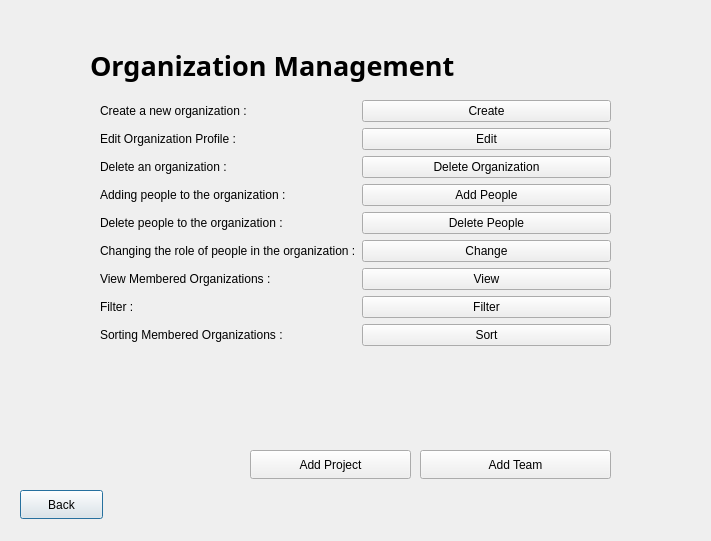
<?xml version="1.0" encoding="UTF-8"?>
<ui version="4.0">
 <class>Organization_Page</class>
 <widget class="QDialog" name="Organization_Page">
  <property name="geometry">
   <rect>
    <x>0</x>
    <y>0</y>
    <width>711</width>
    <height>541</height>
   </rect>
  </property>
  <property name="windowTitle">
   <string>Dialog</string>
  </property>
  <widget class="QPushButton" name="pushButton">
   <property name="geometry">
    <rect>
     <x>20</x>
     <y>490</y>
     <width>83</width>
     <height>29</height>
    </rect>
   </property>
   <property name="text">
    <string>Back</string>
   </property>
  </widget>
  <widget class="QLabel" name="label">
   <property name="geometry">
    <rect>
     <x>90</x>
     <y>30</y>
     <width>621</width>
     <height>71</height>
    </rect>
   </property>
   <property name="font">
    <font>
     <family>Rockwell Extra Bold</family>
     <pointsize>20</pointsize>
     <bold>true</bold>
    </font>
   </property>
   <property name="text">
    <string>Organization Management</string>
   </property>
  </widget>
  <widget class="QWidget" name="formLayoutWidget">
   <property name="geometry">
    <rect>
     <x>100</x>
     <y>100</y>
     <width>511</width>
     <height>331</height>
    </rect>
   </property>
   <layout class="QFormLayout" name="formLayout">
    <item row="0" column="0">
     <widget class="QLabel" name="label_2">
      <property name="text">
       <string>Create a new organization :</string>
      </property>
     </widget>
    </item>
    <item row="0" column="1">
     <widget class="QPushButton" name="pushButton_2">
      <property name="text">
       <string>Create</string>
      </property>
     </widget>
    </item>
    <item row="1" column="0">
     <widget class="QLabel" name="label_3">
      <property name="text">
       <string>Edit Organization Profile :</string>
      </property>
     </widget>
    </item>
    <item row="1" column="1">
     <widget class="QPushButton" name="pushButton_3">
      <property name="text">
       <string>Edit</string>
      </property>
     </widget>
    </item>
    <item row="2" column="0">
     <widget class="QLabel" name="label_4">
      <property name="text">
       <string>Delete an organization :</string>
      </property>
     </widget>
    </item>
    <item row="2" column="1">
     <widget class="QPushButton" name="pushButton_4">
      <property name="text">
       <string>Delete Organization</string>
      </property>
     </widget>
    </item>
    <item row="3" column="0">
     <widget class="QLabel" name="label_5">
      <property name="text">
       <string>Adding people to the organization :</string>
      </property>
     </widget>
    </item>
    <item row="3" column="1">
     <widget class="QPushButton" name="pushButton_5">
      <property name="text">
       <string>Add People</string>
      </property>
     </widget>
    </item>
    <item row="4" column="0">
     <widget class="QLabel" name="label_7">
      <property name="text">
       <string>Delete people to the organization :</string>
      </property>
     </widget>
    </item>
    <item row="4" column="1">
     <widget class="QPushButton" name="pushButton_6">
      <property name="text">
       <string>Delete People</string>
      </property>
     </widget>
    </item>
    <item row="5" column="0">
     <widget class="QLabel" name="label_8">
      <property name="text">
       <string>Changing the role of people in the organization :</string>
      </property>
     </widget>
    </item>
    <item row="5" column="1">
     <widget class="QPushButton" name="pushButton_7">
      <property name="text">
       <string>Change</string>
      </property>
     </widget>
    </item>
    <item row="6" column="0">
     <widget class="QLabel" name="label_6">
      <property name="text">
       <string>View Membered Organizations : </string>
      </property>
     </widget>
    </item>
    <item row="6" column="1">
     <widget class="QPushButton" name="pushButton_9">
      <property name="text">
       <string>View</string>
      </property>
     </widget>
    </item>
    <item row="7" column="0">
     <widget class="QLabel" name="label_9">
      <property name="text">
       <string>Filter : </string>
      </property>
     </widget>
    </item>
    <item row="7" column="1">
     <widget class="QPushButton" name="pushButton_8">
      <property name="text">
       <string>Filter</string>
      </property>
     </widget>
    </item>
    <item row="8" column="0">
     <widget class="QLabel" name="label_10">
      <property name="text">
       <string>Sorting Membered Organizations : </string>
      </property>
     </widget>
    </item>
    <item row="8" column="1">
     <widget class="QPushButton" name="pushButton_10">
      <property name="text">
       <string>Sort</string>
      </property>
     </widget>
    </item>
   </layout>
  </widget>
  <widget class="QPushButton" name="pushButton_11">
   <property name="geometry">
    <rect>
     <x>420</x>
     <y>450</y>
     <width>191</width>
     <height>29</height>
    </rect>
   </property>
   <property name="text">
    <string>Add Team</string>
   </property>
  </widget>
  <widget class="QPushButton" name="pushButton_12">
   <property name="geometry">
    <rect>
     <x>250</x>
     <y>450</y>
     <width>161</width>
     <height>29</height>
    </rect>
   </property>
   <property name="text">
    <string>Add Project</string>
   </property>
  </widget>
 </widget>
 <resources/>
 <connections/>
</ui>
